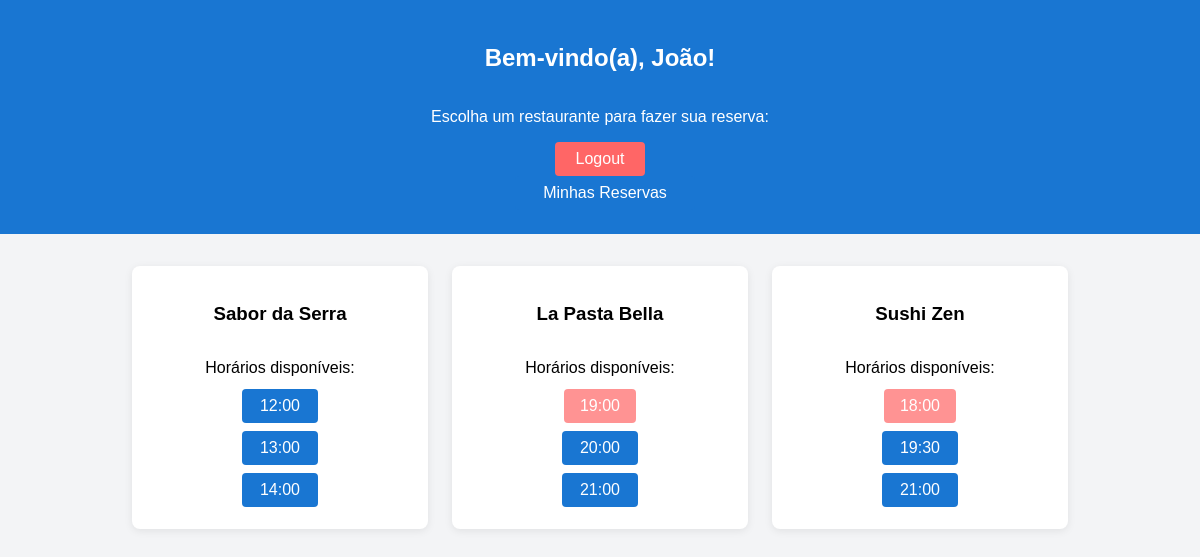
Screenshot of /index (signed in) with the database file from the repository.
### tables this page shows
CREATE TABLE restaurantes (
    id INTEGER PRIMARY KEY AUTOINCREMENT,
    nome TEXT UNIQUE NOT NULL,
    horario_disponivel TEXT NOT NULL
);

### app.py (the view)
@app.route("/index")
def index():
    if "usuario_id" not in session:
        return redirect(url_for("login"))
    db = get_db()
    restaurantes = db.execute("SELECT * FROM restaurantes").fetchall()
    lista_restaurantes = []
    for r in restaurantes:
        horarios_reservados = db.execute(
            "SELECT hora_reserva FROM reservas WHERE id_restaurante = ?", (r['id'],)
        ).fetchall()
        r = dict(r)
        r['horarios_reservados'] = [h['hora_reserva'] for h in horarios_reservados]
        lista_restaurantes.append(r)
    return render_template("index.html", restaurantes=lista_restaurantes, nome=session["usuario_nome"])

### app.py (called while the page is built)
def get_db():
    if "db" not in g:
        g.db = sqlite3.connect(DATABASE)
        g.db.row_factory = sqlite3.Row
    return g.db

### templates/index.html (shortened to what this page needs)
<!DOCTYPE html>
<html lang="pt-BR">
<head>
  <link rel="stylesheet" href="{{ url_for('static', filename='style.css') }}">
</head>
<body>
  <header>
    <h2>Bem-vindo(a), {{ nome }}!</h2>
    <p>Escolha um restaurante para fazer sua reserva:</p>
    <form action="{{ url_for('logout') }}" method="get" style="display:inline;">
      <button type="submit" class="btn logout-btn">Logout</button>
    </form>
    <form action="{{ url_for('minhas_reservas') }}" method="get" style="display:inline; margin-left: 10px;">
      <button type="submit" class="btn reserva-btn">Minhas Reservas</button>
    </form>
  </header>
  <main id="listaRestaurantes">
    {% for r in restaurantes %}
      <div class="card">
        <h3>{{ r['nome'] }}</h3>
        <p>Horários disponíveis:</p>
        {% for horario in r['horario_disponivel'].split(',') %}
          {% if horario.strip() in r['horarios_reservados'] %}
            <span class="btn horario-indisponivel">{{ horario.strip() }}</span>
          {% else %}
            <a class="btn" href="{{ url_for('reserva', id=r['id']) }}?horario={{ horario.strip() }}">{{ horario.strip() }}</a>
          {% endif %}
        {% endfor %}
      </div>
    {% endfor %}
  </main>
</body>
</html>

### static/style.css (style rules this page uses)
body { font-family: Arial, sans-serif; background-color: #f3f4f6; margin: 0; padding: 0; }
header { display: flex; flex-direction: column; align-items: center; padding: 24px 0; background: #1976d2; color: #fff; text-align: center; margin-bottom: 32px; }
input, button { display: block; width: 100%; margin-bottom: 10px; padding: 8px; border-radius: 8px; border: 1px solid #ccc; }
button, .btn { background-color: #4f46e5; color: white; border: none; cursor: pointer; }
#listaRestaurantes { display: flex; flex-wrap: wrap; justify-content: center; gap: 24px; margin-top: 30px; }
.card { width: 260px; box-shadow: 0 2px 8px rgba(0,0,0,0.08); border-radius: 8px; padding: 18px; background: #fff; text-align: center; display: flex; flex-direction: column; align-items: center; }
.card p { margin-bottom: 8px; }
.card .btn, .card .horario-indisponivel { margin: 4px 2px; }
.logout-btn { background-color: #ff6666; color: white; border: none; padding: 6px 18px; border-radius: 4px; cursor: pointer; width: 90px; text-align: center; font-size: 1rem; }
.reserva-btn { background-color: #34d399; color: white; border: none; padding: 6px 18px; border-radius: 4px; cursor: pointer; width: 180px; text-align: center; font-size: 1rem; }
.btn { background: #1976d2; color: #fff; border: none; padding: 8px 18px; border-radius: 4px; cursor: pointer; margin: 0 6px; text-decoration: none; font-size: 1rem; }
.logout-btn { background-color: #ff6666; }
.horario-indisponivel { background: #ff6666; color: #fff; padding: 8px 16px; border-radius: 4px; margin: 2px; display: inline-block; cursor: not-allowed; opacity: 0.7; }

### rows the page displays
restaurantes: nome "Sabor da Serra", strip "12:00" "13:00" "14:00"
restaurantes: nome "La Pasta Bella", strip "19:00", strip "20:00" "21:00"
restaurantes: nome "Sushi Zen", strip "18:00", strip "19:30" "21:00"

### other values shown
{{ nome }} "João"
